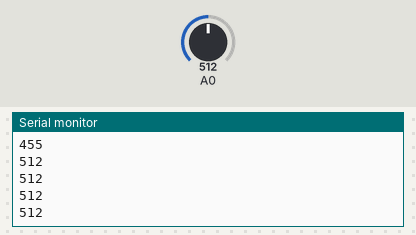
This sketch was run on a simulated Arduino Uno, built with avr-gcc and run on an emulated ATmega328P. Parts: the last lines printed to the serial monitor. The test bench sets the inputs (shaded band); at power-on: A0 = 512.

Above: at 1.2 s.
1.3 s: A0 set to 716
At 1.31 s:
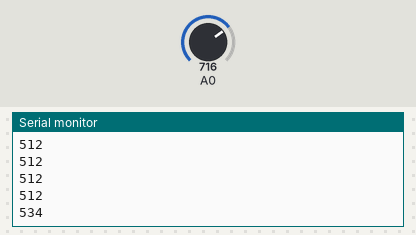
2.8 s: A0 set to 900
At 2.81 s:
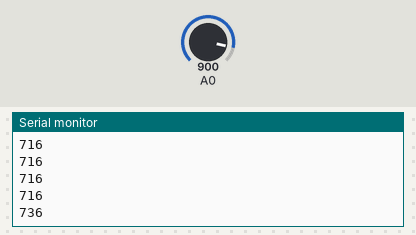
Timing chart, 0 to 5.8 s (numbered marks = the images above; inputs shaded):
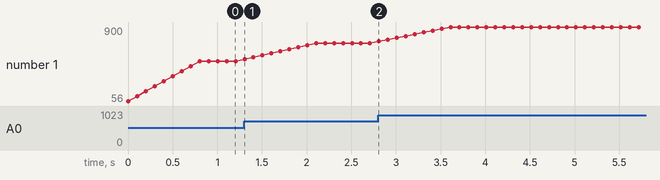

The sketch:

Bluno_DSP_meanFilter.ino
```cpp
//MAC = 0xD03972C11865

/*
 averaging filter
purpose: smooth out the digital signal
Will be affected by high freq noise
Maybe good going after the median filter

May need to have large window
Perhaps do multiple passes??
 */
int index = 0;
int average;
const int window = 9;
int data[window] = {0};
int total = 0;

// the setup routine runs once when you press reset:
void setup() {
  // initialize serial communication at 115200 bits per second:
  Serial.begin(9600);
}

// the loop routine runs over and over again forever:
void loop() {

//=============culmulative simple average===========================================
  // subtract the last reading:
  total = total - data[index];
  //update with new reading
  data[index] = analogRead(A0);
  // add the new reading to the total:
  total = total + data[index];

  // calculate the average:
  average = total / window;
 //========================================================================
  // send it to the computer as ASCII digits
  Serial.println(average);

  // advance to the next position in the array:
  index++;
  if (index >= window)
    index = 0; //reset

  delay(100);
}
```

Measured:
- after the input at 1.3 s, the serial monitor: prints a new line at once (image 1)
- after the input at 2.8 s, the serial monitor: prints a new line at once (image 2)
- plotted number 1: 512 → 716 after the input at 1.3 s, 716 → 900 after the input at 2.8 s
